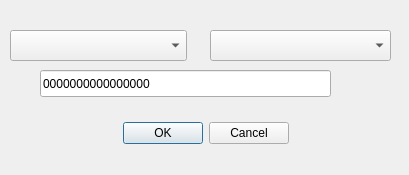
<?xml version="1.0" encoding="UTF-8"?>
<ui version="4.0">
 <class>Key</class>
 <widget class="QDialog" name="Key">
  <property name="windowModality">
   <enum>Qt::ApplicationModal</enum>
  </property>
  <property name="geometry">
   <rect>
    <x>0</x>
    <y>0</y>
    <width>409</width>
    <height>175</height>
   </rect>
  </property>
  <property name="windowTitle">
   <string>Dialog</string>
  </property>
  <widget class="QComboBox" name="crypts">
   <property name="geometry">
    <rect>
     <x>210</x>
     <y>30</y>
     <width>181</width>
     <height>31</height>
    </rect>
   </property>
  </widget>
  <widget class="QComboBox" name="keys">
   <property name="geometry">
    <rect>
     <x>10</x>
     <y>30</y>
     <width>177</width>
     <height>31</height>
    </rect>
   </property>
  </widget>
  <widget class="QLineEdit" name="lineEdit">
   <property name="geometry">
    <rect>
     <x>40</x>
     <y>70</y>
     <width>291</width>
     <height>27</height>
    </rect>
   </property>
   <property name="inputMask">
    <string>&gt;HHHHHHHHHHHHHHHH; </string>
   </property>
   <property name="text">
    <string>0000000000000000</string>
   </property>
  </widget>
  <widget class="QDialogButtonBox" name="buttonBox">
   <property name="geometry">
    <rect>
     <x>110</x>
     <y>120</y>
     <width>179</width>
     <height>27</height>
    </rect>
   </property>
   <property name="orientation">
    <enum>Qt::Horizontal</enum>
   </property>
   <property name="standardButtons">
    <set>QDialogButtonBox::Cancel|QDialogButtonBox::Ok</set>
   </property>
  </widget>
 </widget>
 <resources/>
 <connections>
  <connection>
   <sender>buttonBox</sender>
   <signal>rejected()</signal>
   <receiver>Key</receiver>
   <slot>reject()</slot>
   <hints>
    <hint type="sourcelabel">
     <x>316</x>
     <y>260</y>
    </hint>
    <hint type="destinationlabel">
     <x>286</x>
     <y>274</y>
    </hint>
   </hints>
  </connection>
 </connections>
</ui>
